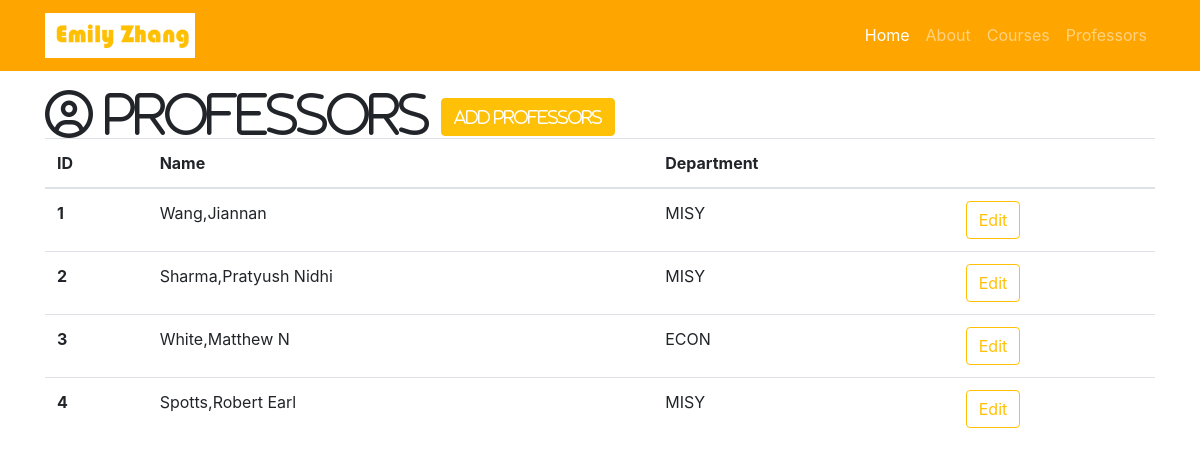
The app's page /professors with its own data.
### resume.py (models this page shows)
class Professor(db.Model):
    __tablename__ = 'professors'
    id = db.Column(db.Integer, primary_key=True)
    name = db.Column(db.String(64))
    department = db.Column(db.String(64))
    courses = db.relationship('Course', backref='professor')

### resume.py (the view)
@app.route('/professors')
def professors():
    professors = Professor.query.all()
    return render_template('professors.html', professors=professors)

### templates/professors.html (shortened to what this page needs)
{% extends "resume-base.html" %}
 {% block head %}
{{ super () }}
{% endblock %}
{% block page_content %}
<div class="container">
  <i class="fa fa-user-circle-o fa-3x" aria-hidden="true"> Professors
  <a id="add" href="/professor/add" class="btn btn-warning" role="button" aria-disabled="true">Add Professors</a>
</i> {% if professors %}
  <table class="table">
    <thead>
      <tr>
        <th>ID</th>
        <th>Name</th>
        <th>Department</th>
        <th></th>
      </tr>
    </thead>
    <tbody>
      {% for professor in professors %}
      <tr>
        <th scope="row">{{ professor.id }}</th>
        <td>{{ professor.name }}</td>
        <td>{{ professor.department }}</td>
        <td>
          <a href="/professor/edit/{{professor.id}}" class="btn btn-outline-warning" role="button" aria-disabled="true">Edit</a>
        </td>
      </tr>
      {% endfor%}
    </tbody>
  </table>
  {% else %}
  <h3>there is no professors in the database yet.</h3> {% endif %}
</div>
{% endblock%}

### templates/resume-base.html (style rules this page uses)
body { padding-top: 90px; }

### templates/professors.html (style rules this page uses)
#add { left: 690px; color: white; }

### records on screen
Professor: id "1", name "Wang,Jiannan", department "MISY"
Professor: id "2", name "Sharma,Pratyush Nidhi", department "MISY"
Professor: id "3", name "White,Matthew N", department "ECON"
Professor: id "4", name "Spotts,Robert Earl", department "MISY"
